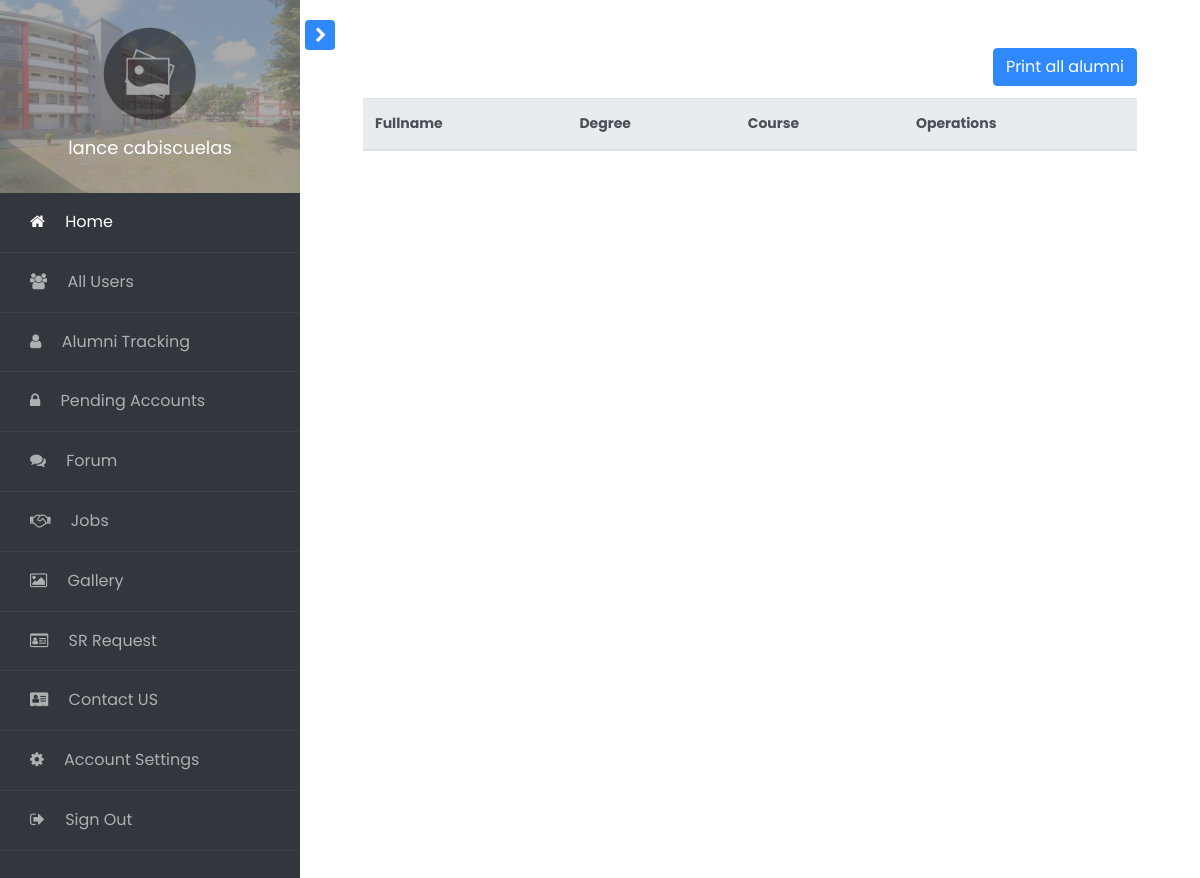
The app's page /access/admin/index.php?page=alumni-tracking (signed in), older data.
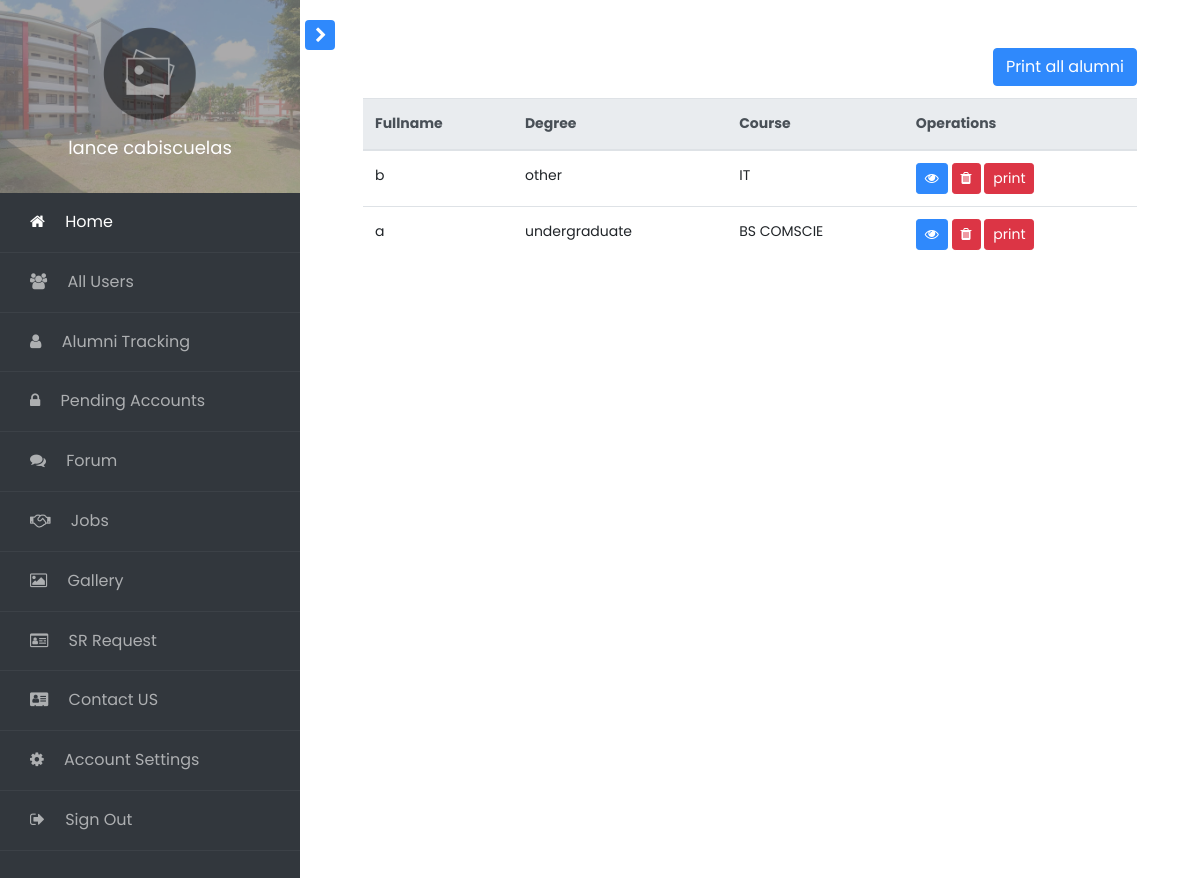
The same page, newer data.
### tables this page shows
CREATE TABLE `tbl_tracking` (
  `id` int(11) NOT NULL,
  `user_id` int(11) NOT NULL,
  `degree` varchar(255) NOT NULL,
  `program` varchar(255) NOT NULL,
  `year_graduated` varchar(255) NOT NULL,
  `masters_program` varchar(255) NOT NULL,
  `masters_school` varchar(255) NOT NULL,
  `name` varchar(255) NOT NULL,
  `age` varchar(255) NOT NULL,
  `gender` varchar(255) NOT NULL,
  `civil_status` varchar(255) NOT NULL,
  `address` varchar(255) NOT NULL,
  `is_employed` varchar(255) NOT NULL,
  `working_status` varchar(255) NOT NULL,
  `company_name` varchar(255) NOT NULL,
  `position` varchar(255) NOT NULL,
  `company_address` varchar(255) NOT NULL,
  `employment_status` varchar(255) NOT NULL,
  `status` int(11) NOT NULL,
  `date_uploaded` datetime NOT NULL
);

### methods/mysqliConnection.php (called while the page is built, shortened)
<?php
class Database{
	public function __construct(){
		$this->conn = mysqli_connect("localhost", "root", "", "bsu_alumni");
	}
}
?>

### access/admin/pages/alumni-tracking.php (the view, shortened to what this page needs)
<?php
$sql = $database->conn->query(" SELECT `id`, `user_id`, `degree`, `program`, `year_graduated`, `masters_program`, `masters_school`, `name`, `age`, `gender`, `civil_status`, `address`, `is_employed`, `working_status`, `company_name`, `position`, `company_address`, `employment_status`, `status`, `date_uploaded` FROM `tbl_tracking` ");
?>
<div class="container-fluid">
<div class="row">
    <div class="col-md-12">
        <button class="btn btn-primary float-right" onclick="print_alumni_tracking()">Print all alumni</button><br><br>
    </div>
</div>
<table class="table" id="tracking_table">
  <thead class="thead-light">
    <tr>
      <th scope="col">Fullname</th>
      <th scope="col">Degree</th>
      <th scope="col">Course</th>
      <th scope="col">Operations</th>
    </tr>
  </thead>
  <tbody>
    <?php while($row = $sql->fetch_array()): ?>
        <tr>
        <td scope="row" id="<?php echo "tracking_".$row['id']; ?>"><?php echo $row["name"]; ?></td>
        <td><?php echo $row["degree"]; ?></td>
        <td><?php echo strtoupper($row["program"]); ?></td>
        <td>
            <button class="btn btn-primary btn-sm" onclick="view_alumni_tracking(<?php echo $row['id']; ?>)"><i class="fa fa-eye" aria-hidden="true"></i></button>
            <button class="btn btn-danger btn-sm" onclick="delete_alumni_tracking(<?php echo $row['id']; ?>)"><i class="fa fa-trash" aria-hidden="true"></i></button>
            <button class="btn btn-danger btn-sm" onclick="print_per_tracking(<?php echo $row['id']; ?>)">print</button>
        </td>
        </tr>
    <?php endwhile; ?>
  </tbody>
</table>
</div>

Row changes from the older to the newer data that the page shows:
added tbl_tracking: name "b", degree "other", program "IT"
added tbl_tracking: name "a", degree "undergraduate", program "BS COMSCIE"
